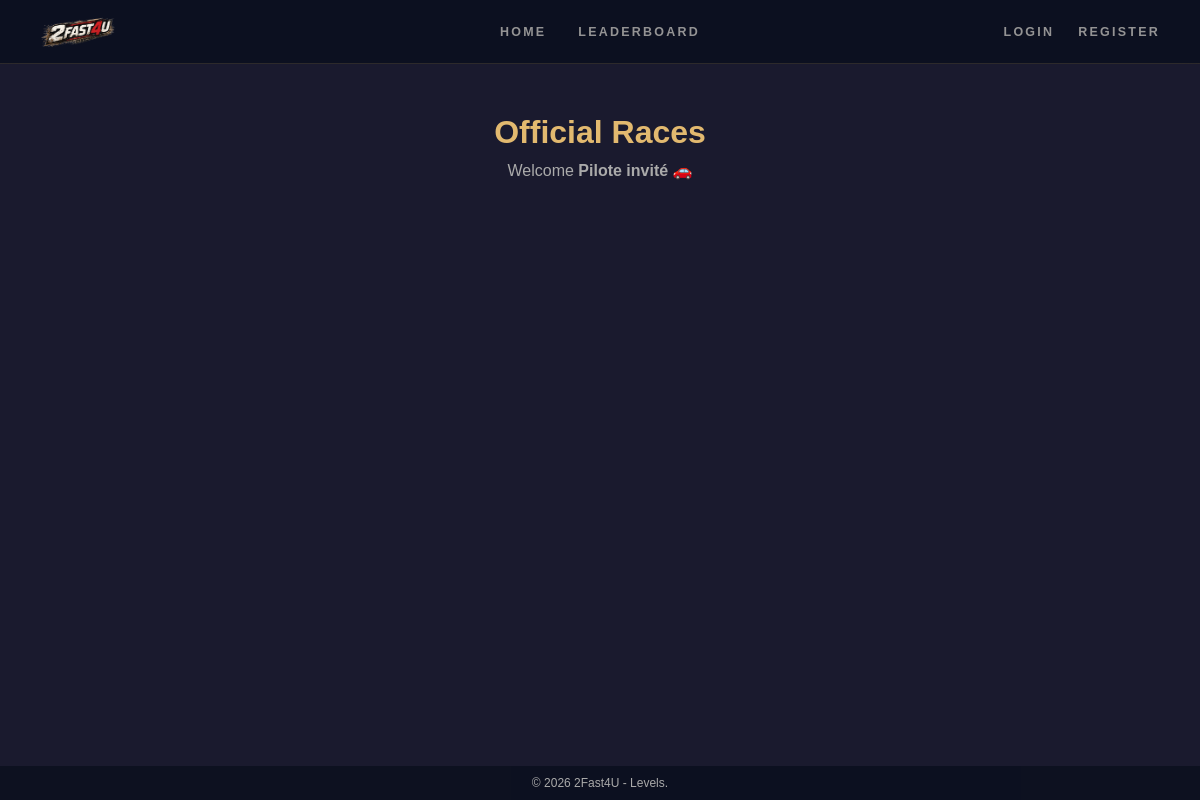
Page /pages/levels.php on the earlier database version.
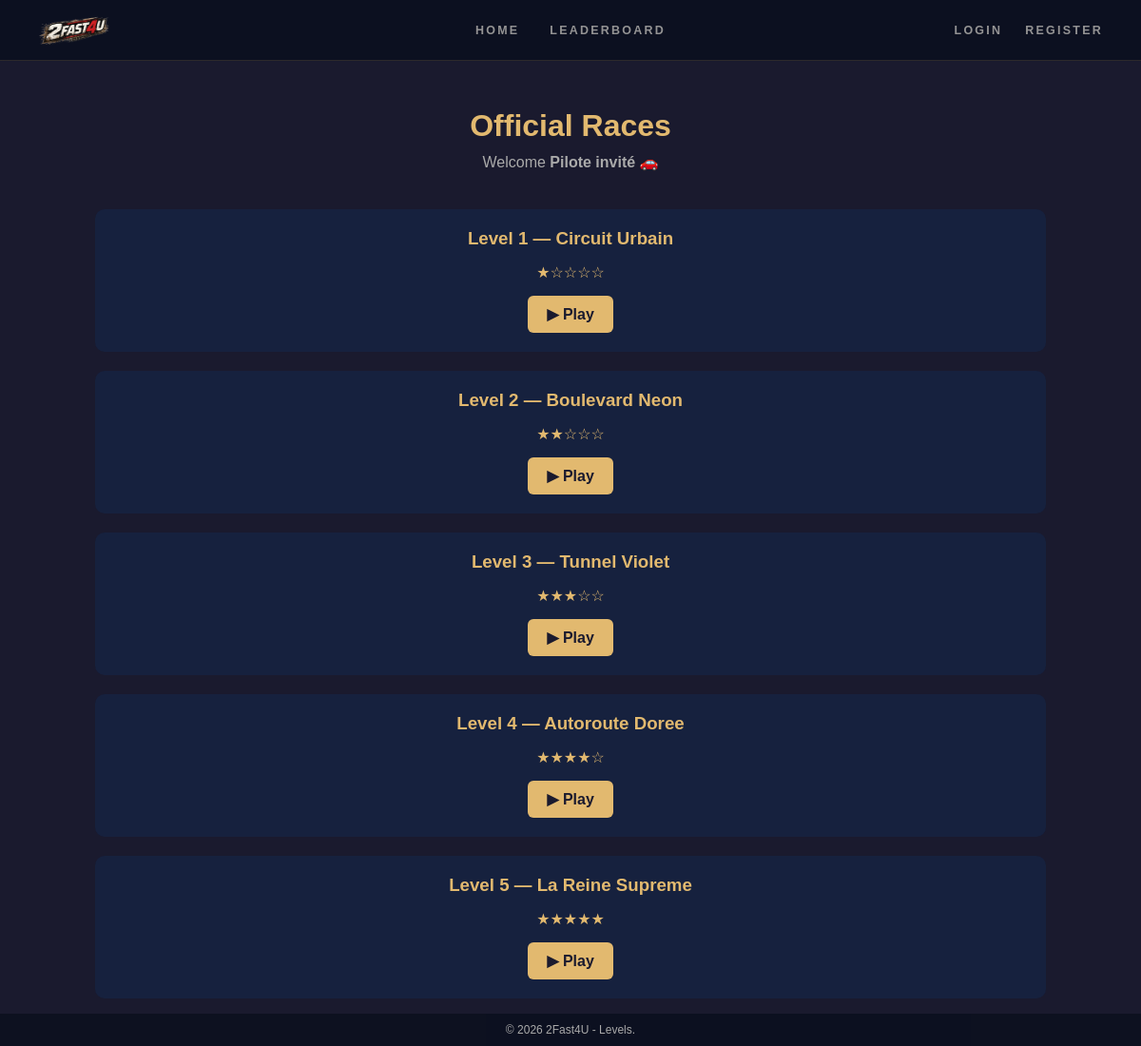
Same page on the later database version.
### tables this page shows
CREATE TABLE `niveau_cree` (
  `ID` int(11) NOT NULL,
  `Taille` int(11) NOT NULL,
  `Nombre_coups` int(11) NOT NULL DEFAULT '0',
  `Difficulte` int(11) NOT NULL DEFAULT '1',
  `grille` text,
  `Nom_du_niveau` text,
  `ID_Utilisateur` int(11) DEFAULT NULL,
  `code` varchar(10) DEFAULT NULL
);

### pages/levels.php (the view, shortened to what this page needs)
<?php
require_once '../includes/db.php';
$niveaux = $pdo->query("SELECT * FROM niveau_cree ORDER BY Difficulte ASC")->fetchAll();
$pseudo = $_SESSION['pseudo'] ?? 'Pilote invité';
function afficherEtoiles(int $niveau): string {
    return str_repeat('★', $niveau) . str_repeat('☆', 5 - $niveau);
}
?>
<!DOCTYPE html>
<html lang="fr">
<head>
    <link rel="stylesheet" href="../css/levels.css">
    <link rel="stylesheet" href="../css/style.css">
</head>
<body>
    <header>
            <a href="index.php" class="logo">
                <img src="../media/2fast.png" alt="2Fast4U" style="height: 40px;">
            </a>
        <nav>
            <a href="index.php">Home</a>
            <a href="leaderboard.php">Leaderboard</a>
        </nav>
        <div class="nav-right">
            <?php if (isset($_SESSION['pseudo'])): ?>
                <a href="profile.php"><?= htmlspecialchars($_SESSION['pseudo']) ?></a>
                <a href="logout.php">Logout</a>
            <?php else: ?>
                <a href="login.php">Login</a>
                <a href="register.php">Register</a>
            <?php endif; ?>
        </div>
    </header>
<section class="hero">
    <h2>Official Races</h2>
    <p>Welcome <strong><?= htmlspecialchars($pseudo) ?></strong> 🚗</p>
</section>
<section class="levels-container">
<?php foreach ($niveaux as $i => $niveau):
    $isLocked = in_array($niveau['ID'], $_SESSION['locked_levels'] ?? []);
?>
<div class="card <?= $isLocked ? 'locked' : '' ?>">
    <h3>Level <?= $i + 1 ?> — <?= htmlspecialchars($niveau['Nom_du_niveau']) ?></h3>
    <p class="difficulty"><?= afficherEtoiles($niveau['Difficulte']) ?></p>
    <?php if ($isLocked): ?>
        <span class="btn btn-lock">🔒 Locked</span>
    <?php else: ?>
        <a class="btn" href="game.php?type=fixed&id=<?= $i ?>">▶ Play</a>
    <?php endif; ?>
</div>
<?php endforeach; ?>
</section>
        <footer>
            © <?= date('Y') ?> 2Fast4U - Levels.
        </footer>
</body>
</html>

Differences in the rows shown:
added niveau_cree: Nom_du_niveau "Circuit Urbain", Difficulte "★☆☆☆☆"
added niveau_cree: Nom_du_niveau "Boulevard Neon", Difficulte "★★☆☆☆"
added niveau_cree: Nom_du_niveau "Tunnel Violet", Difficulte "★★★☆☆"
added niveau_cree: Nom_du_niveau "Autoroute Doree", Difficulte "★★★★☆"
added niveau_cree: Nom_du_niveau "La Reine Supreme", Difficulte "★★★★★"
